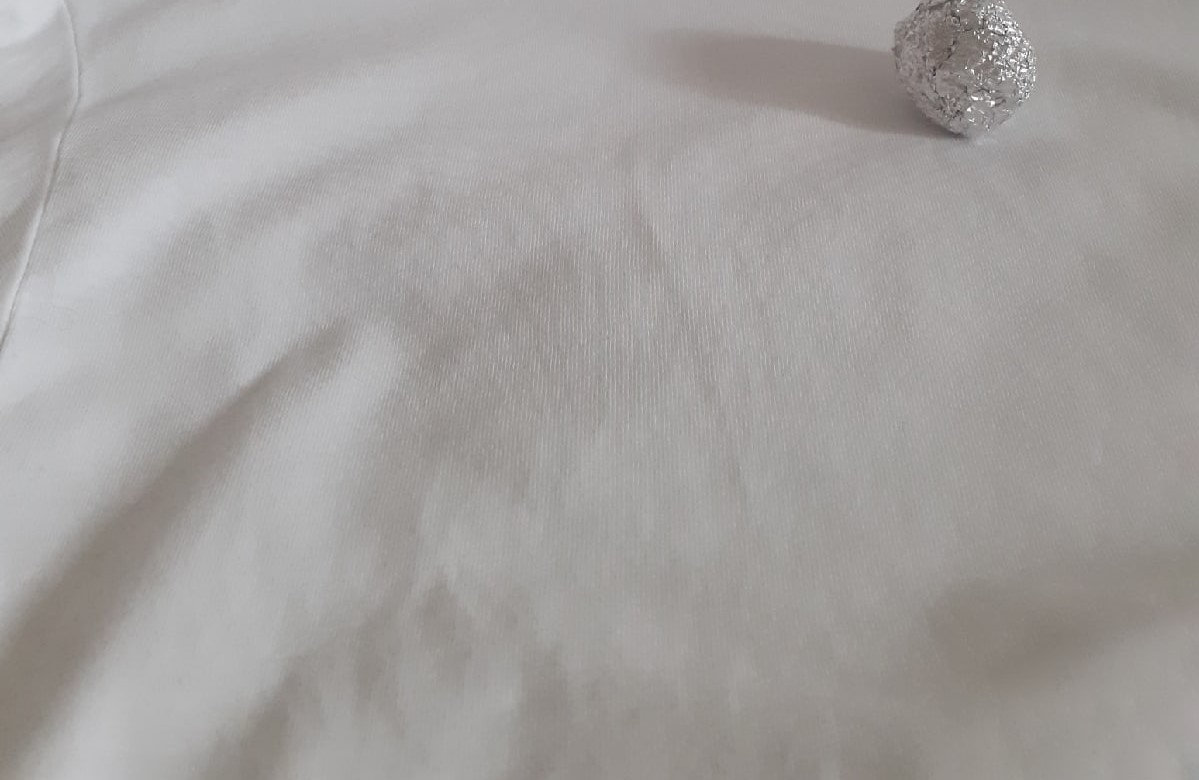
#> input picture ballli.jpg, 1199 x 780 px, found by its file name
$ python remove+conturs.py
#> lines starting #> are read from the running program, lines starting #| are printed output that depends on the picture; after the words box and inside, x2 and y2 are one past the last pixel; in counts of white or black regions, pixels touching at a corner belong together; long printed decimals are rounded
import cv2 as cv
import numpy as np
from PIL import Image, ImageEnhance
im = Image.open(r"C:\Users\User\Downloads\cb1\ballli.jpg")
#> im is the input picture: PIL image 1199x780 RGB; mean R, G, B 163, 159.9, 158.3
# Создание объекта класса Contrast
im3=ImageEnhance.Contrast(im)
contrImg=im3.enhance(3.5)
contrImg.save(r"C:\Users\User\Downloads\cb1\147.jpg")
img = cv.imread(r"C:\Users\User\Downloads\cb1\147.jpg",0)
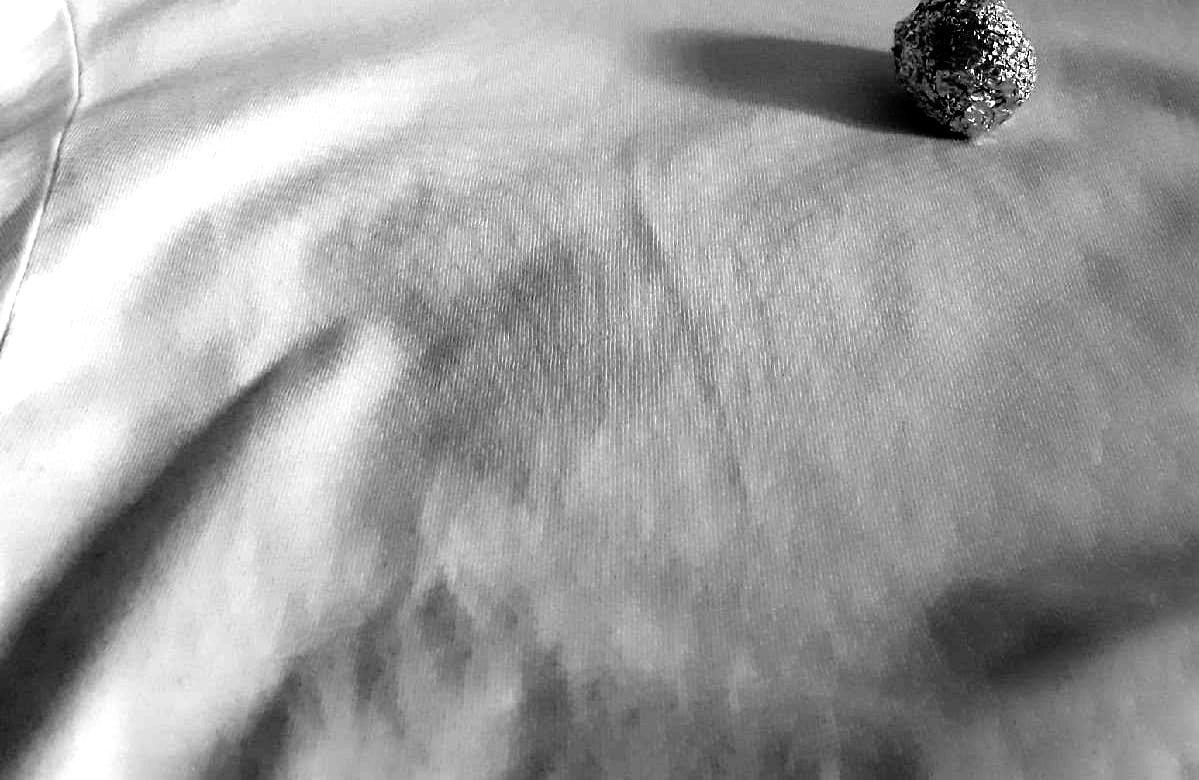
#> img: shape (780, 1199); min 0, max 255, mean 158.8
kernel = np.ones((25, 25), 'uint8')# создаем ядром 25/25
erode_img = cv.erode(img, kernel)# размываем
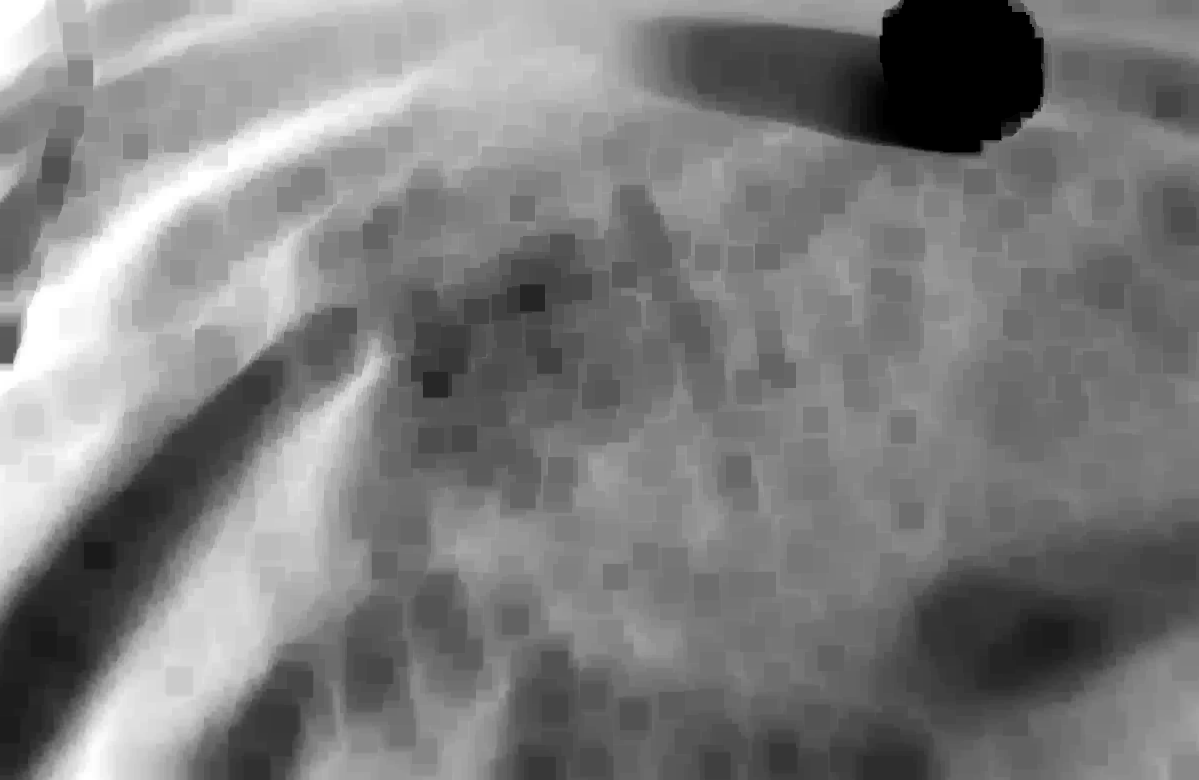
#> erode_img: shape (780, 1199); min 0, max 255, mean 125.4
hist,bins = np.histogram(erode_img.ravel(),4,[0,256])#создаем гистограмму с размытым img
#> hist = [90130, 425763, 310608, 108719]; bins = [0, 64, 128, 192, 256]
maxpick=max(hist)#самый длинный столбец
#> maxpick = 425763
x=np.histogram(erode_img, maxpick)#усл со столбцом
y=x[1][np.argmax(x[0])]#возвращает максимальное значение по x и y
#> y = 0
#делаем чб img значение 0 не может быть присвоено по какой-то причине, иначе всё становится белым
erode_img[np.where(erode_img>y)]=1
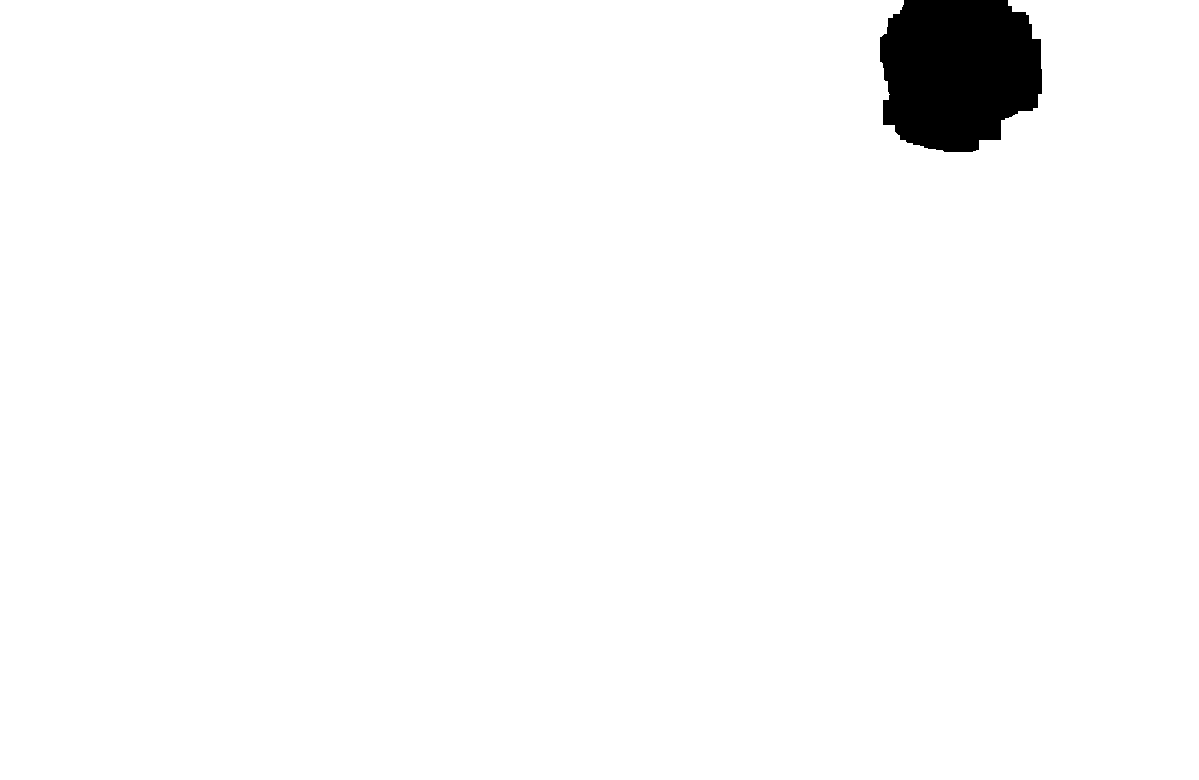
#> erode_img: shape (780, 1199); values 0 (black) and 1 (white), 97.8% white; 1 black region, box (x1, y1, x2, y2) and area: (880, 0, 1042, 152) 20402
erode_img[np.where(erode_img<=y)]=255
kernel = np.ones((25, 25), 'uint8')
erode_img1 = cv.erode(erode_img, kernel)
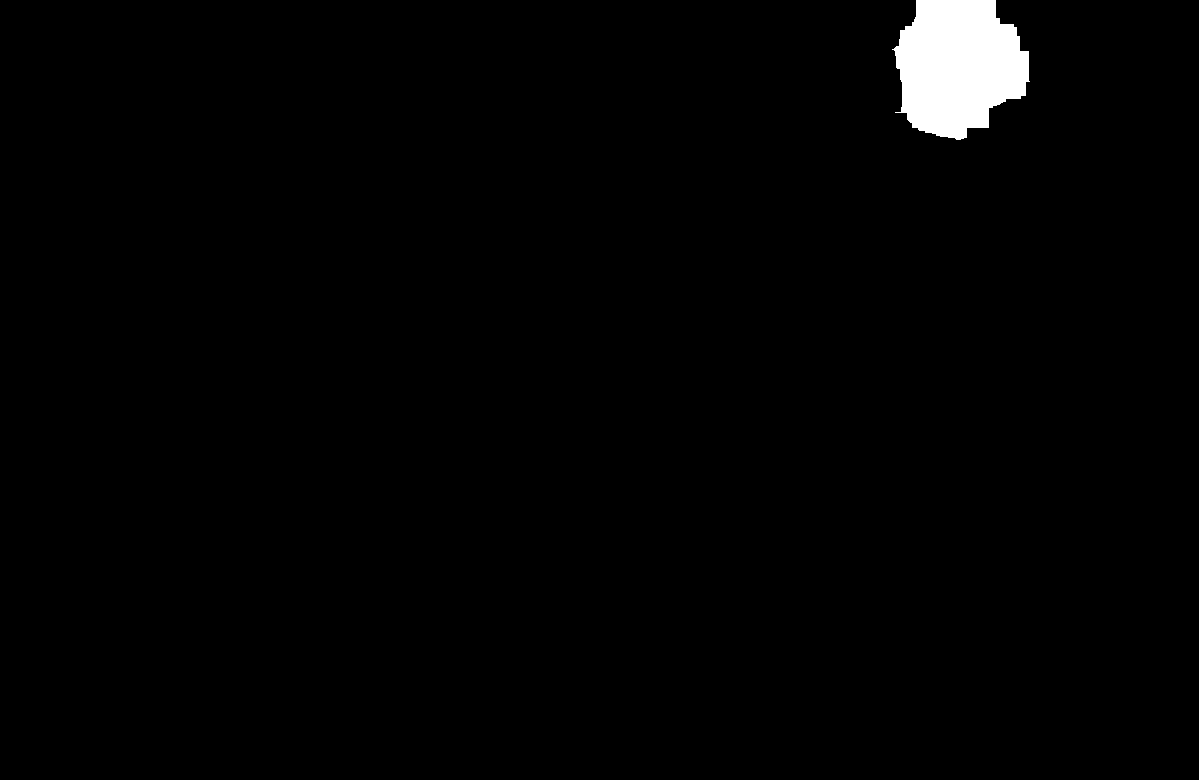
#> erode_img1: shape (780, 1199); values 1 (black) and 255 (white), 1.5% white; 1 white region, box (x1, y1, x2, y2) and area: (892, 0, 1030, 140) 14234
ret, thresh = cv.threshold(erode_img1, 250, 255, 0)# порог цвета определяемого объекта
Moments = cv.moments(thresh)
#> Moments = moments, m00 3629670, centre m10/m00, m01/m00 = (958, 65.61)
#вычисляем центр белой фигуры
x = int(Moments["m10"] / Moments["m00"])
#> x = 957
y = int(Moments["m01"] / Moments["m00"])
#> y = 65
ret1, thresh1 = cv.threshold(erode_img1, 0, 255, 0)
#> thresh1: shape (780, 1199); every value is 255
#вычисляем центр всего img
Moments1 = cv.moments(thresh1)
#> Moments1 = moments, m00 238481100, centre m10/m00, m01/m00 = (599, 389.5)
x1 = int(Moments1["m10"] / Moments1["m00"])
#> x1 = 599
y1 = int(Moments1["m10"] / Moments1["m00"])
#> y1 = 599
#рисуем эти цетры
cv.circle(erode_img1, (x, y), 8, (100, 100, 100), -1)
#> erode_img1: shape (780, 1199); 0.02% of pixels changed, all inside (x1, y1, x2, y2) = (949, 57, 966, 74)
cv.circle(erode_img1, (x1, y1), 10, (100, 100, 100), -1)
#> erode_img1: shape (780, 1199); min 1, max 255, mean 4.9
cv.imshow('Eroded Image1', erode_img1)
cv.waitKey(0)
cv.destroyAllWindows()
#вычисляем растояние от центра всей картинки до центра белой фигуры
distance=x1-x
#> distance = -358
print(distance, "растояние от центра всей картинки до центра белой фигуры")
#| -358 растояние от центра всей картинки до центра белой фигуры
#определяем круг или прямоугольник, если круг, то разность x и y  будет примерно равна 1
w=np.where(img==0)
#> w = 2256 positions, rows 0 to 139, columns 892 to 1029
x=max(w[1])-min(w[1]+1)
#> x = 136
y=max(w[0])-min(w[0]+1)
#> y = 138
yx=y/x
#> yx = 1.01
if yx> 1.5 or yx<0.5:
    print(yx,"прямоугольник")
else:
    print(yx,"круг")
#| 1.015 круг
#определяем растояние крайних пикселей, чем оно больше, тем ближе машинка к объекту
w=np.where(img==0)
x=max(w[1])-min(w[1]+1)
print(x, "растояние крайних пикселей, чем оно больше, тем ближе машинка к объекту")
#| 136 растояние крайних пикселей, чем оно больше, тем ближе машинка к объекту

$ run again, with flg.jpg copied over ballli.jpg
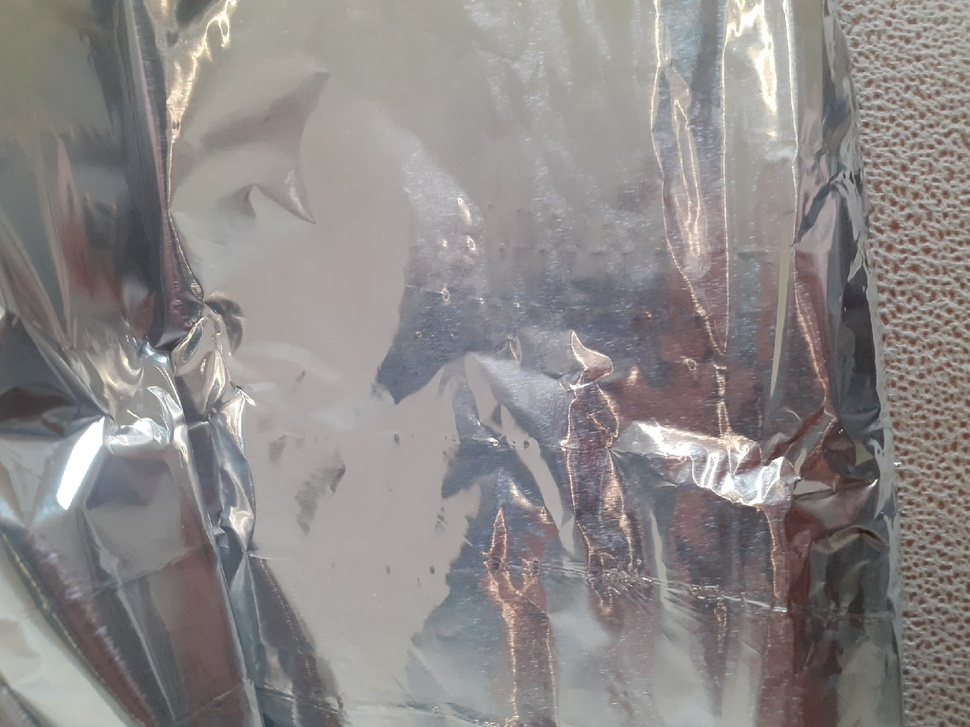
#> input picture flg.jpg, 970 x 727 px, shrunk from 1600 x 1200 before the run, found by its file name
#> im is the input picture: PIL image 970x727 RGB; mean R, G, B 140.7, 136.5, 135.6
#> hist = [417725, 94823, 65079, 127563]; bins = [0, 64, 128, 192, 256]
#> maxpick = 417725
#> `y=x[1][np.argmax(x[0])]#возвращает максимальное значение по x и y`: y = 0
#> `erode_img[np.where(erode_img>y)]=1`:
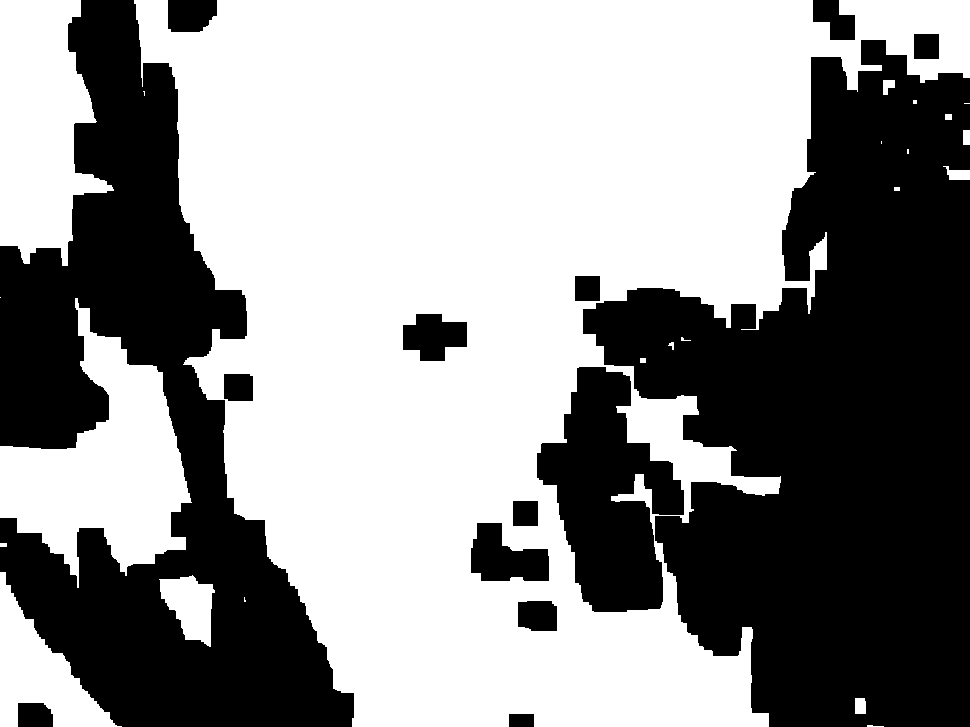
#> erode_img: shape (727, 970); values 0 (black) and 1 (white), 56.9% white; 14 black regions, largest, box (x1, y1, x2, y2) and area: (583, 40, 970, 727) 160738, (0, 0, 354, 727) 109820, (537, 367, 684, 612) 20702
#> thresh: shape (727, 970); 28.7% white; 36 white regions (25 under 20 px), largest, box (x1, y1, x2, y2) and area: (646, 69, 970, 727) 122116, (0, 0, 235, 437) 34221, (0, 377, 342, 727) 33108
#> Moments = moments, m00 51576300, centre m10/m00, m01/m00 = (602.8, 448.4)
#> `x = int(Moments["m10"] / Moments["m00"])`: x = 602
#> `y = int(Moments["m01"] / Moments["m00"])`: y = 448
#> thresh1: shape (727, 970); every value is 255
#> Moments1 = moments, m00 179823450, centre m10/m00, m01/m00 = (484.5, 363)
#> x1 = 484
#> `cv.circle(erode_img1, (x1, y1), 10, (100, 100, 100), -1)`:
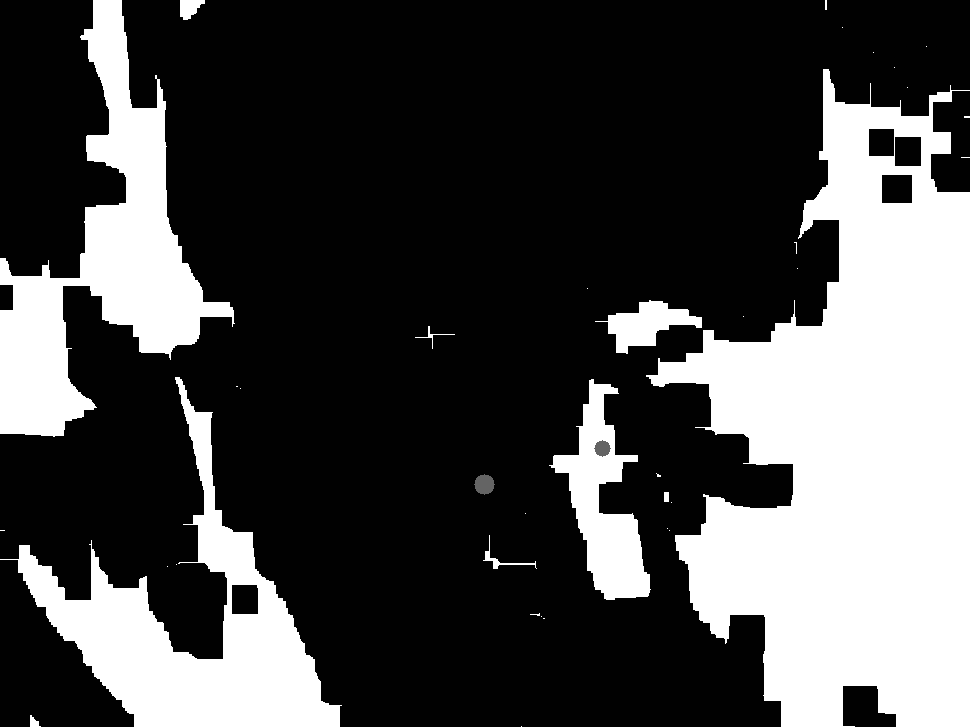
#> erode_img1: shape (727, 970); min 1, max 255, mean 73.9
#> distance = -118
#| -118 растояние от центра всей картинки до центра белой фигуры
#> w = 70793 positions, rows 0 to 726, columns 0 to 969
#> `x=max(w[1])-min(w[1]+1)`: x = 968
#> `y=max(w[0])-min(w[0]+1)`: y = 725
#> yx = 0.749
#| 0.749 круг
#| 968 растояние крайних пикселей, чем оно больше, тем ближе машинка к объекту
